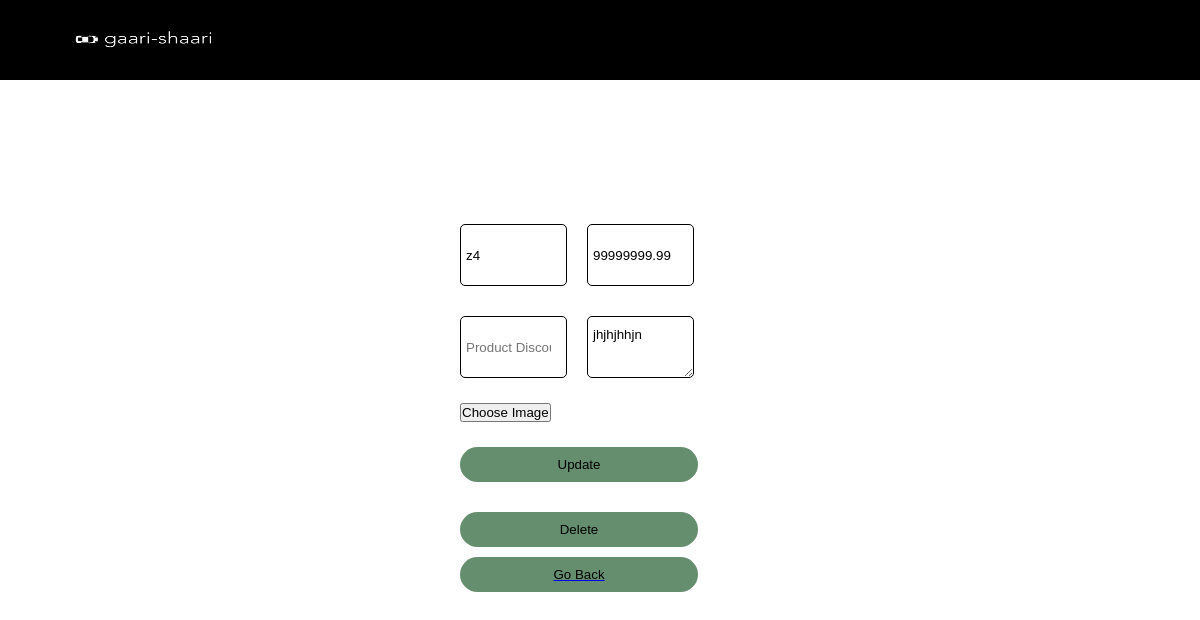
The app's page /updated/update.php?edit=17&brand=bmw with its own data.
### tables this page shows
CREATE TABLE `bmw_products` (
  `product_id` int(11) NOT NULL,
  `product_name` varchar(255) NOT NULL,
  `price` decimal(10,2) NOT NULL,
  `discount` decimal(10,2) DEFAULT NULL,
  `product_images` varchar(255) DEFAULT NULL,
  `description` text NOT NULL
);

### updated/update.php (the view, shortened to what this page needs)
<?php
require_once 'connection.php';
if (isset($_GET['edit']) && isset($_GET['brand'])) {
    $product_id = $_GET['edit'];
    $brand = $_GET['brand'];
    $table = ($brand === 'bmw') ? 'bmw_products' : 'mercedes_products';
    $query = "SELECT * FROM $table WHERE product_id='$product_id'";
    $result = $conn->query($query);
    if ($result->num_rows > 0) {
        $product = $result->fetch_assoc();
    } else {
        die("Product not found.");
    }
} else {
    die("Invalid request.");
}
?>
<!DOCTYPE html>
<html lang="en">
<head>
    <link rel="stylesheet" href="font/css/all.min.css">
    <link rel="stylesheet" href="upload.css">
</head>
<body>
<header>
    <h1 class="logo">
        <a href="#"><img class="logo-img" src="img/logo.png" alt="Web Logo"></a>
    </h1>
</header>
<div class="hero">
    <section id="upload_container">
        <form id="upload-form" class="input-group" action="" method="POST" enctype="multipart/form-data">
            <input type="text" class="input-field" name="product_name" value="<?php echo $product['product_name']; ?>" placeholder="Product Name" required>
            <input type="number" class="input-field" name="price" value="<?php echo $product['price']; ?>" placeholder="Product Price" required>
            <input type="number" class="input-field" name="discount" value="<?php echo $product['discount']; ?>" placeholder="Product Discount">
            <textarea class="input-field" name="description" placeholder="Product Description" required><?php echo $product['description']; ?></textarea>
            <button id="choose" type="button" onclick="upload();">Choose Image</button>
            <input type="submit" value="Update" class="submit-btn" name="update">
                <input type="submit" value="Delete" class="submit-btn" name="delete">
        </form>
        <a href="admin_display.php?brand=<?php echo $brand; ?>"><button class="submit-btn">Go Back</button></a>
    </section>
</div>
</body>
</html>

### updated/upload.css (style rules this page uses)
* { margin: o; padding: 0; font-family: sans-serif; }
body { height: 100vh; }
header { width: 100%; position: fixed; top: 0; left: 0; height: 80px; background-color: black; display: flex; justify-content: space-between; align-items: center; padding: 0 5%; z-index: 1000; }
.logo { display: flex; align-items: center; color: white; }
.logo-img { width: 170px; height: 72px; }
.hero { height: 100%; width: 100%; background-position: center; background-size: cover; display: flex; justify-content: center; align-items: center; }
#upload-form { display: flex; flex-wrap: wrap; gap: 20px; }
.input-field, .img-upload { width: 100%; margin-bottom: 10px; }
.submit-btn { width: 100%; }
.input-group { top: 180px; width: 280px; transition: .5s; }
.input-field { width: 100px; height: 40px; padding: 10px 0; padding-left: 5px; margin: 5px 0; border-left: 0; border-top: 0; border-right: 0; border: 1px solid black; border-radius: 5px; outline: none; background: transparent; }
.submit-btn { width: 85%; padding: 10px 30px; cursor: pointer; display: block; margin: 5px 0; background-color: rgba(63, 114, 76, 0.8); border: 0; outline: none; border-radius: 30px; }

### records on screen
bmw_products: product_name "z4", price "99999999.99", description "jhjhjhhjn"
